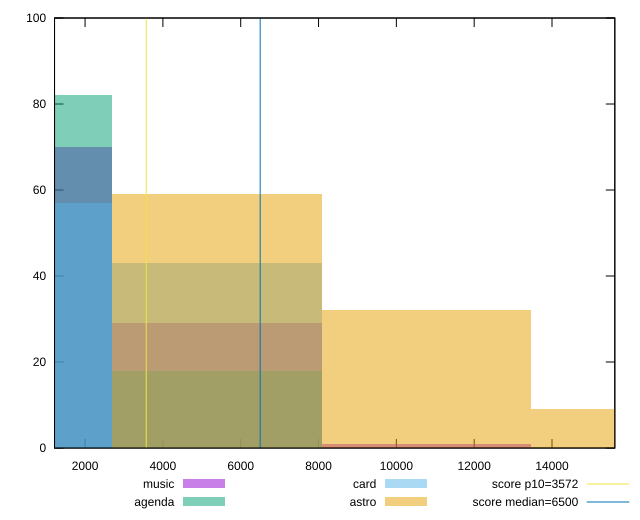

Reproduce this figure in gnuplot.
reset

$music <<EOF
0 70
5388.989384258676 29
10777.978768517352 1
EOF

$agenda <<EOF
5388.989384258676 18
0 82
EOF

$card <<EOF
5388.989384258676 43
0 57
EOF

$astro <<EOF
10777.978768517352 32
5388.989384258676 59
16166.96815277603 9
EOF

set key outside below
set boxwidth 5388.989384258676
set xrange [1215.082:15614.453]
set yrange [0:100]
set trange [0:100]
set style fill transparent solid 0.5 noborder

set parametric
set terminal svg size 640, 520 enhanced background rgb 'white'
set output "reports/report_00028_2021-02-24T12-49-42.674Z/first-cpu-idle/comparison/histogram/all_raw.svg"

plot $music title "music" with boxes, \
     $agenda title "agenda" with boxes, \
     $card title "card" with boxes, \
     $astro title "astro" with boxes, \
     3572,t title "score p10=3572", \
     6500,t title "score median=6500"

reset
